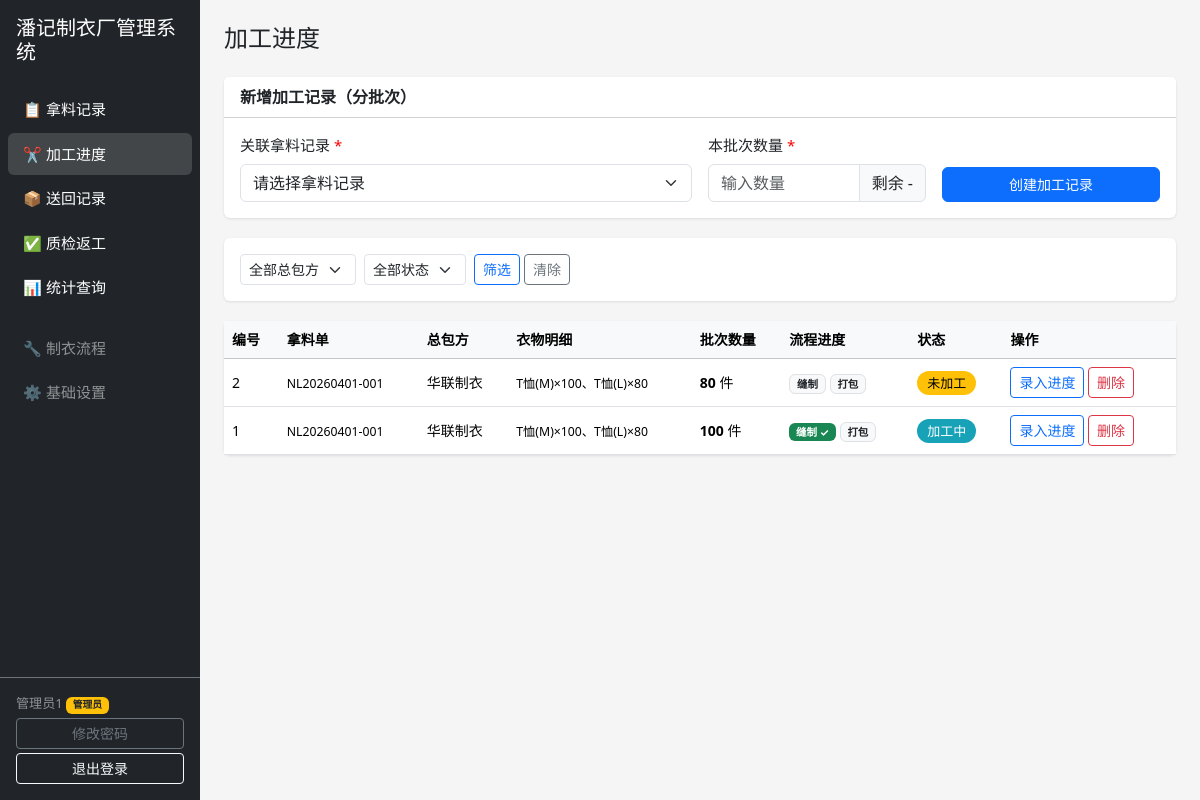
Screenshot of /processing/ (signed in) with the database file from the repository.
### tables this page shows
CREATE TABLE worker (
    id INTEGER PRIMARY KEY AUTOINCREMENT,
    name TEXT NOT NULL,
    phone TEXT DEFAULT '',
    password TEXT DEFAULT '',
    pwd_changed INTEGER DEFAULT 0,
    is_admin INTEGER DEFAULT 0
);

CREATE TABLE processing (
    id INTEGER PRIMARY KEY AUTOINCREMENT,
    material_id INTEGER NOT NULL,
    batch_qty INTEGER NOT NULL DEFAULT 0,
    status TEXT DEFAULT '未加工',
    FOREIGN KEY (material_id) REFERENCES material_pickup(id)
);

CREATE TABLE material_pickup (
    id INTEGER PRIMARY KEY AUTOINCREMENT,
    code TEXT NOT NULL DEFAULT '',
    contractor_id INTEGER NOT NULL,
    pickup_date TEXT NOT NULL,
    notes TEXT DEFAULT '',
    status TEXT DEFAULT '未加工',
    FOREIGN KEY (contractor_id) REFERENCES contractor(id)
);

CREATE TABLE contractor (
    id INTEGER PRIMARY KEY AUTOINCREMENT,
    name TEXT NOT NULL,
    contact_person TEXT DEFAULT '',
    contact_info TEXT DEFAULT ''
);

CREATE TABLE processing_step (
    id INTEGER PRIMARY KEY AUTOINCREMENT,
    processing_id INTEGER NOT NULL,
    flow_step_id INTEGER NOT NULL,
    worker_id INTEGER,
    quantity INTEGER,
    complete_date TEXT,
    FOREIGN KEY (processing_id) REFERENCES processing(id) ON DELETE CASCADE,
    FOREIGN KEY (flow_step_id) REFERENCES flow_step(id),
    FOREIGN KEY (worker_id) REFERENCES worker(id)
);

CREATE TABLE flow_step (
    id INTEGER PRIMARY KEY AUTOINCREMENT,
    contractor_id INTEGER NOT NULL,
    name TEXT NOT NULL,
    step_order INTEGER NOT NULL DEFAULT 0,
    FOREIGN KEY (contractor_id) REFERENCES contractor(id) ON DELETE CASCADE
);

### garment/app/views/processing.py (the view)
@bp.route('/')
def list_processing():
    db = get_db()
    contractor_filter = request.args.get('contractor_id', '')
    status_filter = request.args.get('status', '')
    is_admin = g.user['is_admin']
    sql = f"""SELECT DISTINCT p.id, p.batch_qty, p.status, m.id as material_id, m.code as material_code, m.pickup_date,
                    c.id as contractor_id, c.name as contractor_name,
                    {MAT_COLS}
             FROM processing p
             JOIN material_pickup m ON p.material_id = m.id
             JOIN contractor c ON m.contractor_id = c.id"""
    params = []
    if not is_admin:
        sql += ' JOIN processing_step ps_f ON ps_f.processing_id = p.id AND ps_f.worker_id = ?'
        params.append(g.user['id'])
    sql += ' WHERE 1=1'
    if contractor_filter:
        sql += ' AND c.id = ?'
        params.append(contractor_filter)
    if status_filter:
        sql += ' AND p.status = ?'
        params.append(status_filter)
    sql += ' ORDER BY p.id DESC'
    records = db.execute(sql, params).fetchall()
    enriched = []
    for r in records:
        steps = db.execute("""
            SELECT ps.*, fs.name as step_name, fs.step_order, w.name as worker_name
            FROM processing_step ps
            JOIN flow_step fs ON ps.flow_step_id = fs.id
            LEFT JOIN worker w ON ps.worker_id = w.id
            WHERE ps.processing_id=?
            ORDER BY fs.step_order
        """, (r['id'],)).fetchall()
        enriched.append({**dict(r), 'steps': [dict(s) for s in steps]})
    materials_raw = db.execute(f"""SELECT m.id, m.code, m.contractor_id, m.pickup_date, c.name as contractor_name,
                                          {MAT_COLS}
                                   FROM material_pickup m
                                   JOIN contractor c ON m.contractor_id = c.id
                                   ORDER BY m.pickup_date DESC""").fetchall()
    materials = []
    for m in materials_raw:
        remaining = get_remaining_qty(db, m['id'])
        materials.append({**dict(m), 'remaining_qty': remaining})
    contractors = db.execute('SELECT * FROM contractor ORDER BY name').fetchall()
    workers = db.execute('SELECT * FROM worker ORDER BY name').fetchall()
    return render_template('processing.html', records=enriched, materials=materials,
                           contractors=contractors, workers=workers,
                           today=date.today().isoformat(),
                           contractor_filter=contractor_filter, status_filter=status_filter)

### garment/app/models.py (called while the page is built)
def get_db():
    if 'db' not in g:
        g.db = sqlite3.connect(current_app.config['DB_PATH'])
        g.db.row_factory = sqlite3.Row
        g.db.execute('PRAGMA foreign_keys = ON')
    return g.db

### garment/app/views/auth.py (called while the page is built)
@bp.before_app_request
def load_current_user():
    user_id = session.get('user_id')
    if user_id:
        g.user = get_db().execute('SELECT * FROM worker WHERE id=?', (user_id,)).fetchone()
    else:
        g.user = None
    if g.user and not g.user['pwd_changed'] and request.endpoint not in ('auth.change_password', 'auth.logout', 'static'):
        return redirect(url_for('auth.change_password'))

### garment/app/views/processing.py (called while the page is built)
@bp.before_request
def require_login():
    if g.user is None:
        return redirect(url_for('auth.login'))

def get_remaining_qty(db, material_id):
    total = db.execute(
        'SELECT COALESCE(SUM(quantity),0) FROM material_item WHERE material_id=?', (material_id,)
    ).fetchone()[0]
    allocated = db.execute(
        'SELECT COALESCE(SUM(batch_qty),0) FROM processing WHERE material_id=?', (material_id,)
    ).fetchone()[0]
    return total - allocated

### garment/app/templates/processing.html (shortened to what this page needs)
{% extends "base.html" %}
{% block content %}
<h4 class="mb-4">加工进度</h4>
<div class="card">
    <div class="card-header bg-white">新增加工记录（分批次）</div>
    <div class="card-body">
        <form method="POST" action="{{ url_for('processing.add_processing') }}">
            <div class="row g-3 align-items-end">
                <div class="col-md-6">
                    <label class="form-label required">关联拿料记录</label>
                    <select name="material_id" class="form-select" required id="materialSelect">
                        <option value="">请选择拿料记录</option>
                    </select>
                </div>
                <div class="col-md-3">
                    <label class="form-label required">本批次数量</label>
                    <div class="input-group">
                        <input type="number" name="batch_qty" class="form-control" id="batchQty" min="1" required placeholder="输入数量">
                        <span class="input-group-text" id="remainHint">剩余 -</span>
                    </div>
                </div>
                <div class="col-md-3">
                    <button class="btn btn-primary w-100" type="submit">创建加工记录</button>
                </div>
            </div>
        </form>
    </div>
</div>
<div class="card">
    <div class="card-body">
        <form method="GET" class="row g-2 align-items-end">
            <div class="col-auto">
                <select name="contractor_id" class="form-select form-select-sm">
                    <option value="">全部总包方</option>
                </select>
            </div>
            <div class="col-auto">
                <select name="status" class="form-select form-select-sm">
                    <option value="">全部状态</option>
                </select>
            </div>
            <div class="col-auto">
                <button class="btn btn-sm btn-outline-primary" type="submit">筛选</button>
                <a href="{{ url_for('processing.list_processing') }}" class="btn btn-sm btn-outline-secondary">清除</a>
            </div>
        </form>
    </div>
</div>
<div class="card">
    <div class="card-body p-0">
        <table class="table table-hover mb-0">
            <thead class="table-light">
                <tr>
                    <th>编号</th><th>拿料单</th><th>总包方</th><th>衣物明细</th>
                    <th>批次数量</th><th>流程进度</th><th>状态</th><th>操作</th>
                </tr>
            </thead>
            <tbody>
            {% for r in records %}
            <tr>
                <td>{{ r.id }}</td>
                <td><small>{{ r.material_code }}</small></td>
                <td>{{ r.contractor_name }}</td>
                <td><small>{{ r.items_desc or '-' }}</small></td>
                <td><strong>{{ r.batch_qty }}</strong> 件</td>
                <td>
                    {% for s in r.steps %}
                    <span class="badge {{ 'bg-success' if s.complete_date else 'bg-light text-dark border' }}">
                        {{ s.step_name }}{% if s.complete_date %} ✓{% endif %}
                    </span>
                    {% endfor %}
                </td>
                <td><span class="status-badge status-{{ r.status }}">{{ r.status }}</span></td>
                <td>
                    <a href="{{ url_for('processing.detail', id=r.id) }}" class="btn btn-sm btn-outline-primary">录入进度</a>
                    <form method="POST" action="{{ url_for('processing.delete_processing', id=r.id) }}" class="d-inline">
                        <button class="btn btn-sm btn-outline-danger btn-delete" type="submit">删除</button>
                    </form>
                </td>
            </tr>
            {% endfor %}
            </tbody>
        </table>
    </div>
</div>
{% endblock %}

### garment/app/templates/base.html (shortened to what this page needs)
<!DOCTYPE html>
<html lang="zh-CN">
<head>
    <link href="https://cdn.jsdelivr.net/npm/bootstrap@5.3.3/dist/css/bootstrap.min.css" rel="stylesheet">
    <link rel="stylesheet" href="{{ url_for('static', filename='css/style.css') }}">
</head>
<body>
    <div class="d-flex">
        <nav class="sidebar bg-dark text-white d-flex flex-column">
            <div class="sidebar-header p-3">
                <h5 class="mb-0">潘记制衣厂管理系统</h5>
            </div>
            <ul class="nav flex-column p-2 flex-grow-1">
                <li class="nav-item">
                    <a class="nav-link text-white {% if request.path.startswith('/material') %}active{% endif %}"
                       href="{{ url_for('material.list_materials') }}">📋 拿料记录</a>
                </li>
                <li class="nav-item">
                    <a class="nav-link text-white {% if request.path.startswith('/processing') %}active{% endif %}"
                       href="{{ url_for('processing.list_processing') }}">✂️ 加工进度</a>
                </li>
                <li class="nav-item">
                    <a class="nav-link text-white {% if request.path.startswith('/returns') %}active{% endif %}"
                       href="{{ url_for('returns.list_returns') }}">📦 送回记录</a>
                </li>
                <li class="nav-item">
                    <a class="nav-link text-white {% if request.path.startswith('/qc') %}active{% endif %}"
                       href="{{ url_for('qc.list_qc') }}">✅ 质检返工</a>
                </li>
                <li class="nav-item">
                    <a class="nav-link text-white {% if request.path.startswith('/stats') %}active{% endif %}"
                       href="{{ url_for('stats.index') }}">📊 {{ '统计查询' if g.user and g.user['is_admin'] else '我的统计' }}</a>
                </li>
                {% if g.user and g.user['is_admin'] %}
                <li class="nav-item mt-3">
                    <a class="nav-link text-white-50 {% if request.path.startswith('/flow') %}active{% endif %}"
                       href="{{ url_for('flow.index') }}">🔧 制衣流程</a>
                </li>
                <li class="nav-item">
                    <a class="nav-link text-white-50 {% if request.path.startswith('/settings') %}active{% endif %}"
                       href="{{ url_for('settings.index') }}">⚙️ 基础设置</a>
                </li>
                {% endif %}
            </ul>
            {% if g.user %}
            <div class="p-3 border-top border-secondary">
                <div class="text-white-50 small mb-1">
                    {{ g.user['name'] }}
                    {% if g.user['is_admin'] %}<span class="badge bg-warning text-dark">管理员</span>{% endif %}
                </div>
                <a href="{{ url_for('auth.change_password') }}" class="btn btn-sm btn-outline-secondary w-100 mb-1">修改密码</a>
                <a href="{{ url_for('auth.logout') }}" class="btn btn-sm btn-outline-light w-100">退出登录</a>
            </div>
            {% endif %}
        </nav>
        <main class="main-content flex-grow-1 p-4">
            {% block content %}{% endblock %}
        </main>
    </div>
</body>
</html>

### garment/app/static/css/style.css (style rules this page uses)
body { font-size: 15px; background-color: #f5f5f5; }
.sidebar { width: 200px; min-height: 100vh; position: sticky; top: 0; }
.sidebar .nav-link { font-size: 15px; padding: 10px 15px; border-radius: 6px; margin-bottom: 2px; }
.sidebar .nav-link.active, .sidebar .nav-link:hover { background-color: rgba(255, 255, 255, 0.15); }
.main-content { min-height: 100vh; }
.table th, .table td { vertical-align: middle; font-size: 14px; }
.btn { font-size: 14px; }
.status-badge { padding: 3px 10px; border-radius: 12px; font-size: 13px; font-weight: 500; }
.status-未加工 { background: #ffc107; color: #000; }
.status-加工中 { background: #17a2b8; color: #fff; }
.card { border: none; box-shadow: 0 1px 3px rgba(0,0,0,0.1); margin-bottom: 20px; }
.card-header { font-weight: 600; font-size: 16px; }
.form-label { font-weight: 500; }
.required::after { content: ' *'; color: red; }

### rows the page displays
worker: is_admin "统计查询", user.name "管理员1"
processing: id "2", material_code "NL20260401-001", contractor_name "华联制衣", items_desc "T恤(M)×100、T恤(L)×80", batch_qty "80", status "未加工"
processing_step: step_name "缝制"
processing_step: step_name "打包"
processing: id "1", material_code "NL20260401-001", contractor_name "华联制衣", items_desc "T恤(M)×100、T恤(L)×80", batch_qty "100", status "加工中"
processing_step: step_name "缝制"
processing_step: step_name "打包"
